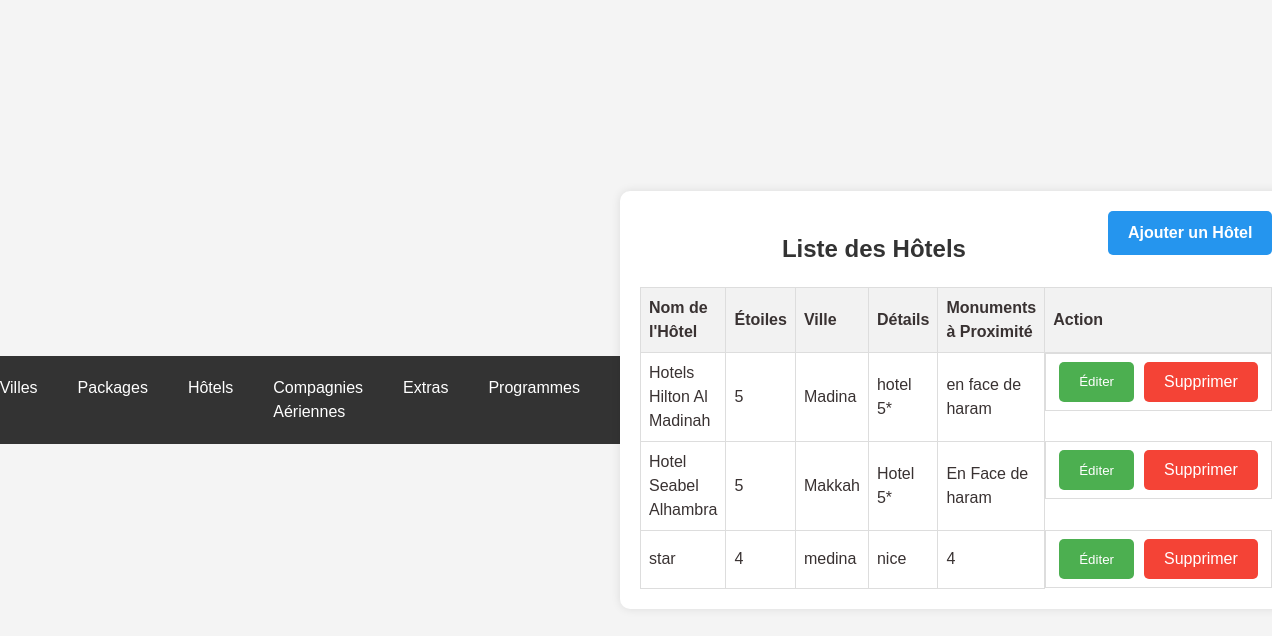
The app's page /hotels.php (signed in), older data.
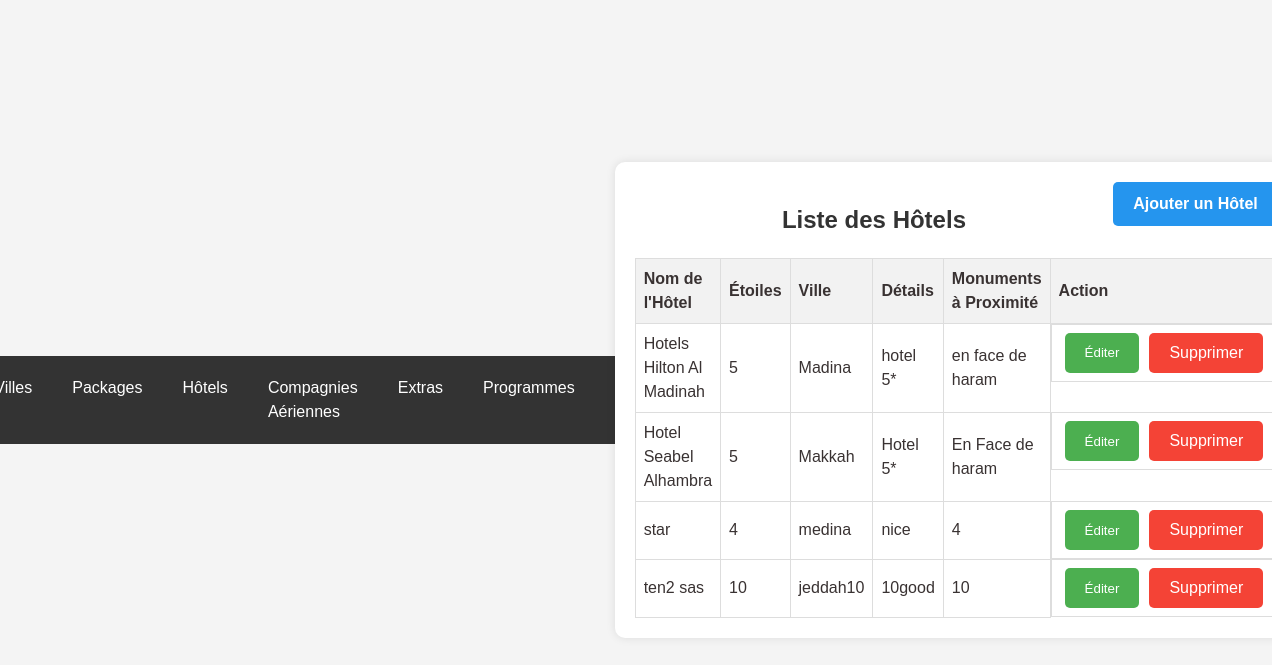
The same page, newer data.
### tables this page shows
CREATE TABLE `hotels` (
  `id` int(11) NOT NULL,
  `nom` varchar(255) NOT NULL,
  `etoiles` int(11) NOT NULL,
  `ville` varchar(100) NOT NULL,
  `details` text NOT NULL,
  `monument` varchar(255) NOT NULL,
  `image_gallery` text DEFAULT NULL
);

### hotels.php (the view, shortened to what this page needs)
<!DOCTYPE html>
<html lang="fr">
<head>
    <link rel="stylesheet" href="styles.css">
    <?php include 'header.php'; ?>
</head>
<body>
    <div class="container">
        <a href="ajouthotel.php" class='btn-add'><b>Ajouter un Hôtel</b></a>
        <h2>Liste des Hôtels</h2>
        <table>
            <thead>
                <tr>
                    <th>Nom de l'Hôtel</th>
                    <th>Étoiles</th>
                    <th>Ville</th>
                    <th>Détails</th>
                    <th>Monuments à Proximité</th>
                    <th>Action</th>
                </tr>
            </thead>
            <tbody>
                <?php
                include 'db.php';
                $sql_hotels = "SELECT * FROM hotels";
                $result_hotels = mysqli_query($conn, $sql_hotels);
                if (mysqli_num_rows($result_hotels) > 0) {
                    while ($row_hotel = mysqli_fetch_assoc($result_hotels)) {
                        echo "<tr>";
                        echo "<td>" . $row_hotel['nom'] . "</td>";
                        echo "<td>" . $row_hotel['etoiles'] . "</td>";
                        echo "<td>" . $row_hotel['ville'] . "</td>";
                        echo "<td>" . $row_hotel['details'] . "</td>";
                        echo "<td>" . $row_hotel['monument'] . "</td>";
                        echo "<td class='btn-group'>";
                        echo "<button class='btn btn-edit' onclick=\"window.location.href='edit_hotel.php?id=" . $row_hotel['id'] . "'\">Éditer</button>";
                        echo "<a class='btn btn-delete' href='delete_hotel.php?id=" . $row_hotel['id'] . "' onclick=\"return confirm('Êtes-vous sûr de vouloir supprimer cet hôtel?')\">Supprimer</a>";
                        echo "</td>";
                        echo "</tr>";
                    }
                } else {
                    echo "<tr><td colspan='7'>Aucun hôtel disponible pour le moment.</td></tr>";
                }
                ?>
            </tbody>
        </table>
    </div>
</body>
</html>

### header.php (shortened to what this page needs)
<!DOCTYPE html>
<html lang="fr">
<head>
    <link rel="stylesheet" href="styles.css">
</head>
<body>
    <nav>
        <ul>
            <li>
                <a href="omrapackage.php">Villes</a>
            </li>
            <li>
                <a href="#">Packages</a>
            </li>
            <li>
                <a href="#">Hôtels</a>
            </li>
            <li>
                <a href="#">Compagnies Aériennes</a>
            </li>
            <li>
                <a href="#">Extras</a>
            </li>
            <li>
                <a href="#">Programmes</a>
            </li>
        </ul>
    </nav>
</body>
</html>

### css/styles.css (style rules this page uses)
body { font-family: 'Lexend', sans-serif; line-height: 1.5; min-height: 100vh; display: flex; align-items: center; justify-content: center; color: #393232; background-color: #f7f7f7; }
.btn-group { display: flex; justify-content: space-between; }
.btn-group { margin-top: auto; }

### hotels.php (style rules this page uses)
body { font-family: Arial, sans-serif; background-color: #f4f4f4; margin: 0; padding: 0; box-sizing: border-box; }
.container { width: 80%; margin: auto; background-color: #fff; padding: 20px; border-radius: 10px; box-shadow: 0 0 10px rgba(0, 0, 0, 0.1); }
h2 { text-align: center; color: #333; }
table { width: 100%; border-collapse: collapse; }
th, td { border: 1px solid #ddd; padding: 8px; text-align: left; }
th { background-color: #f2f2f2; }
.btn-group { text-align: center; }
.btn { padding: 8px 20px; margin: 0 5px; border: none; border-radius: 5px; cursor: pointer; }
.btn-edit { background-color: #4CAF50; color: white; }
.btn-delete { background-color: #f44336; color: white; text-decoration: none; }
.btn-add { background-color: #2595ee; color: white; padding: 10px 20px; border: none; border-radius: 5px; cursor: pointer; float:right; text-decoration: none; }

### header.php (style rules this page uses)
body { font-family: Arial, sans-serif; background-color: #f4f4f4; margin: 0; padding: 0; box-sizing: border-box; }
nav { background-color: #333; color: white; padding: 10px; }
nav ul { list-style-type: none; padding: 0; margin: 0; display: flex; }
nav ul li { position: relative; margin-right: 20px; }
nav ul li a { color: white; text-decoration: none; padding: 10px; display: block; }

Row changes from the older to the newer data that the page shows:
added hotels: nom "ten2 sas", etoiles "10", ville "jeddah10", details "10good", monument "10"
